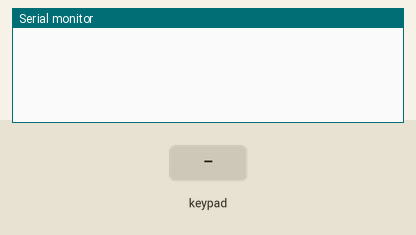
Simulated run of this program. Board: Arduino Uno, built with avr-gcc and run on an emulated ATmega328P. On the bench: the last lines printed to the serial monitor. Inputs (shaded band) come from the test bench.

Above: at 1.2 s.
1.3 s: key '1' pressed
At 2.5 s:
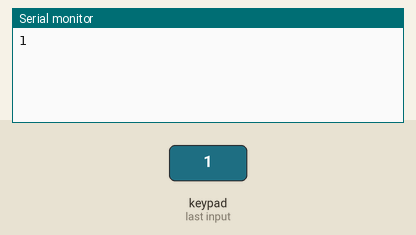
2.8 s: keypad keys 5 4 3 2 # pressed 0.4 s apart
At 5.2 s:
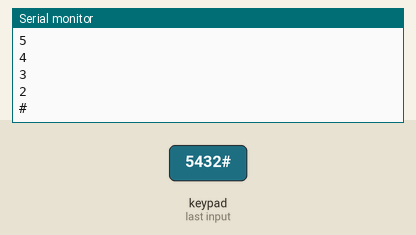
6.3 s: key 'A' pressed
At 7.5 s:
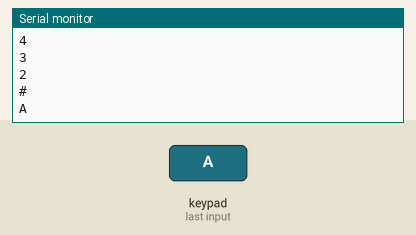
7.8 s: keypad keys 5 4 3 2 * pressed 0.4 s apart
At 10.0 s:
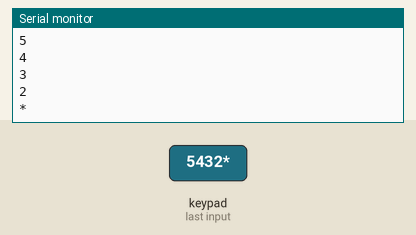
11.3 s: key 'B' pressed
At 12.5 s:
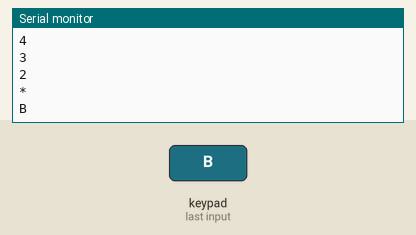
12.8 s: keypad keys 5 4 3 2 D pressed 0.4 s apart
At 14.9 s:
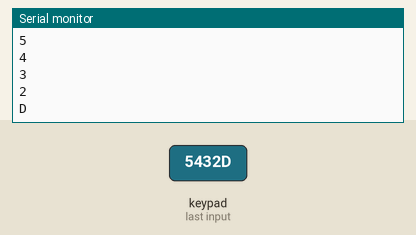
Timing chart, 0 to 16.4 s (numbered marks = the images above; inputs shaded):
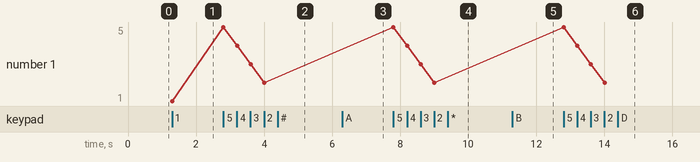

Measured:
- after the input at 1.3 s, the serial monitor: prints a new line at once (image 1)
- after the input at 2.8 s, the serial monitor: prints a new line at once (image 2)
- after the input at 6.3 s, the serial monitor: prints a new line at once (image 3)
- after the input at 7.8 s, the serial monitor: prints a new line at once (image 4)
- after the input at 11.3 s, the serial monitor: prints a new line at once (image 5)
- after the input at 12.8 s, the serial monitor: prints a new line at once (image 6)
- plotted number 1: 1 → 2 after the input at 2.8 s

The program:

main.cpp
```cpp
#include <Arduino.h>

#include <Keypad.h>

const byte ROWS = 4; //four rows
const byte COLS = 4; //four columns
//define the cymbols on the buttons of the keypads
char hexaKeys[ROWS][COLS] = {
  {'1','2','3','A'},
  {'4','5','6','B'},
  {'7','8','9','C'},
  {'*','0','#','D'}
};
byte rowPins[ROWS] = {5, 4, 3, 2}; //connect to the row pinouts of the keypad
byte colPins[COLS] = {9, 8, 7, 6}; //connect to the column pinouts of the keypad

//initialize an instance of class NewKeypad
Keypad customKeypad = Keypad( makeKeymap(hexaKeys), rowPins, colPins, ROWS, COLS);

void setup(){
  Serial.begin(9600);
}

void loop(){
  char customKey = customKeypad.getKey();

  if (customKey){
    Serial.println(customKey);
  }
}
```
